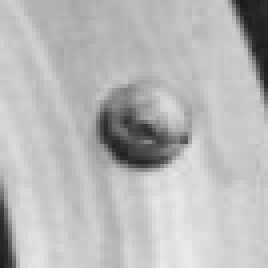
#> input picture assets/patches/p0002.png, 67 x 67 px, given as the content of the folder data/casting_512x512/casting_512x512/def_front, which was not available (shown 4 times larger)
$ python extract_patches.py
#> lines starting #> are read from the running program, lines starting #| are printed output that depends on the picture; after the words box and inside, x2 and y2 are one past the last pixel; in counts of white or black regions, pixels touching at a corner belong together; pictures that were not available may be replaced by others from this repository, and a replacement may not be noted
### src/geometry.py
"""Impeller geometry, anchored on the dark blade cavity (the most reliable feature).

rho = elliptical radius in units of the cavity's outer radius (handles camera tilt).
Ring positions were calibrated from the median radial profile of 150 OK parts.
"""
import cv2, numpy as np

ZONES = [  # name, rho_min, rho_max
    ("bore",         0.00, 0.38),
    ("hub",          0.38, 0.54),
    ("blade_cavity", 0.54, 1.00),
    ("sealing_lip",  1.00, 1.22),
    ("flange_face",  1.22, 1.68),
    ("rim",          1.68, 1.84),
]
ZONE_NAMES = [z[0] for z in ZONES]
ZONE_LABEL = {"bore": "Bore", "hub": "Hub", "blade_cavity": "Blade cavity",
              "sealing_lip": "Sealing lip", "flange_face": "Flange face", "rim": "Outer rim"}

def geometry(img):
    gray = img if img.ndim == 2 else cv2.cvtColor(img, cv2.COLOR_BGR2GRAY)
    h, w = gray.shape
    g = cv2.GaussianBlur(gray, (9, 9), 0)
    dark = (g < np.percentile(g, 12)).astype(np.uint8)
    dark = cv2.morphologyEx(dark, cv2.MORPH_CLOSE, np.ones((15, 15), np.uint8))
    cs, _ = cv2.findContours(dark, cv2.RETR_EXTERNAL, cv2.CHAIN_APPROX_NONE)
    def score(c):
        x, y, bw, bh = cv2.boundingRect(c)
        return cv2.contourArea(c) - 0.3 * ((x + bw / 2 - w / 2) ** 2 + (y + bh / 2 - h / 2) ** 2)
    c = max(cs, key=score)
    (cx, cy), (MA, ma), th = cv2.fitEllipse(c)
    return dict(cx=float(cx), cy=float(cy), a=float(MA / 2), b=float(ma / 2), theta=float(th))

def _uv(x, y, g):
    t = np.deg2rad(g["theta"]); dx, dy = x - g["cx"], y - g["cy"]
    return dx * np.cos(t) + dy * np.sin(t), -dx * np.sin(t) + dy * np.cos(t)

# [12 lines left out: functions rho_map, zone_mask, not called in this run]

def zone_of(x, y, g):
    u, v = _uv(x, y, g)
    rho = float(np.hypot(u / g["a"], v / g["b"]))
    for name, lo, hi in ZONES:
        if lo <= rho < hi: return name, rho
    return "background", rho

# [5 lines left out: function point_at, not called in this run]

def mm_per_px(g, impeller_od_mm=120.0):
    """Approximate scale: assume the impeller's outer diameter (rho 1.84) is ~120 mm."""
    return impeller_od_mm / (2 * 1.84 * (g["a"] + g["b"]) / 2)

### src/symmetry.py
"""Defect localisation by rotational symmetry.

An impeller is rotationally symmetric, so at any radius the surface should look the
same all the way round. Unwrap to polar coordinates (using the tilt ellipse), subtract a
local along-the-ring median, and what is left over is a candidate defect.
"""
import cv2, numpy as np
from scipy.ndimage import median_filter
from geometry import geometry, zone_of, ZONES

NR, NA, RHO_MAX = 380, 1440, 1.90

def polar_maps(g):
    rho = np.linspace(0, RHO_MAX, NR, dtype=np.float32)
    ang = np.linspace(0, 2 * np.pi, NA, endpoint=False, dtype=np.float32)
    R, A = np.meshgrid(rho, ang)               # shape (NA, NR)
    u, v = R * g["a"] * np.cos(A), R * g["b"] * np.sin(A)
    t = np.deg2rad(g["theta"])
    mx = (g["cx"] + u * np.cos(t) - v * np.sin(t)).astype(np.float32)
    my = (g["cy"] + u * np.sin(t) + v * np.cos(t)).astype(np.float32)
    return mx, my, rho, ang

def unwrap(gray, g):
    mx, my, rho, ang = polar_maps(g)
    pol = cv2.remap(gray.astype(np.float32), mx, my, cv2.INTER_LINEAR, borderValue=np.nan)
    return pol, rho, ang

def residual(gray, g):
    pol, rho, ang = unwrap(gray, g)
    pol = np.nan_to_num(pol, nan=float(np.nanmedian(pol)))
    # expected appearance: running median along the ring (handles slow lighting changes)
    exp = median_filter(pol, size=(121, 1), mode="wrap")
    res = pol - exp
    # robust per-radius noise level
    mad = np.median(np.abs(res - np.median(res, 0)), 0) * 1.4826 + 2.0
    return res / mad, pol, rho, ang

def candidates(img, rho_lo=1.0, rho_hi=1.86, z_thr=6.0, min_px=6):
    gray = img if img.ndim == 2 else cv2.cvtColor(img, cv2.COLOR_BGR2GRAY)
    g = geometry(gray)
    z, pol, rho, ang = residual(gray, g)
    band = (rho >= rho_lo) & (rho <= rho_hi)
    m = (np.abs(z) > z_thr) & band[None, :]
    m = cv2.morphologyEx(m.astype(np.uint8), cv2.MORPH_CLOSE, np.ones((5, 3), np.uint8))
    n, lab, st, ce = cv2.connectedComponentsWithStats(m)
    out = []
    for i in range(1, n):
        if st[i, 4] < min_px: continue
        ys, xs = np.where(lab == i)
        strength = float(np.abs(z[ys, xs]).max())
        ai, ri = ce[i][1], ce[i][0]
        r = float(np.interp(ri, np.arange(NR), rho)); a = float(np.degrees(np.interp(ai, np.arange(NA), ang)))
        t = np.deg2rad(g["theta"]); aa = np.deg2rad(a)
        u, v = r * g["a"] * np.cos(aa), r * g["b"] * np.sin(aa)
        x = g["cx"] + u * np.cos(t) - v * np.sin(t); y = g["cy"] + u * np.sin(t) + v * np.cos(t)
        # extent in pixels (approx): radial bins * px per bin, angular bins * arc length
        rad_px = st[i, 2] * RHO_MAX / NR * (g["a"] + g["b"]) / 2
        ang_px = st[i, 3] * 2 * np.pi / NA * r * (g["a"] + g["b"]) / 2
        out.append(dict(x=float(x), y=float(y), rho=r, angle=a, zone=zone_of(x, y, g)[0],
                        strength=strength, area=int(st[i, 4]), size_px=float(max(rad_px, ang_px)),
                        dark=bool(np.median(z[ys, xs]) < 0)))
    out.sort(key=lambda d: -d["strength"] * np.sqrt(d["area"]))
    return out, g

### src/extract_patches.py
"""Phase 0: build the real-defect patch library from def_front images.

Keeps compact, dark, high-contrast blobs found by the rotational-symmetry residual,
crops a square patch around each, and stores its local background so the generator
can transplant only the defect itself onto clean parts.
"""
import sys, os, json, glob, cv2, numpy as np
sys.path.insert(0, os.path.dirname(__file__))
from symmetry import candidates

BASE = 'data/casting_512x512/casting_512x512/'
OUT = 'assets/patches'

def compact(d):
    return 4 <= d['size_px'] <= 26 and d['dark'] and d['zone'] in ('flange_face', 'sealing_lip', 'rim') and d['strength'] > 9

def defect_mask(crop):
    """Mask of the defect inside a patch: pixels much darker than the patch's ring background."""
    g = cv2.GaussianBlur(crop, (3, 3), 0).astype(np.float32)
    bg = cv2.medianBlur(crop, 15).astype(np.float32)
    d = bg - g
    thr = max(18.0, np.percentile(d, 97) * 0.5)
    m = (d > thr).astype(np.uint8)
    n, lab, st, _ = cv2.connectedComponentsWithStats(m)
    if n <= 1: return None
    c = crop.shape[0] // 2
    best = min(range(1, n), key=lambda i: (lab[c-3:c+4, c-3:c+4] == i).sum() * -1000 + st[i, 4] * -1)
    m = (lab == best).astype(np.uint8)
    if m.sum() < 6: return None
    return cv2.dilate(m, np.ones((3, 3), np.uint8))

def main(limit=None):
    os.makedirs(OUT, exist_ok=True)
    paths = sorted(glob.glob(BASE + 'def_front/*'))[:limit]
    meta = []
    for p in paths:
        im = cv2.imread(p, 0)
#> im is the input picture: shape (67, 67); min 26, max 235, mean 184.4
        try: cands, g = candidates(im)
#> in geometry, `dark = (g < np.percentile(g, 12)).astype(np.uint8)`:
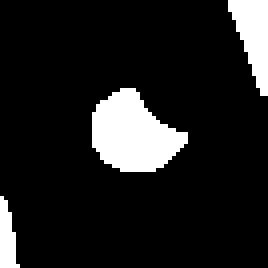
#> dark: shape (67, 67) (shown 4 times larger); values 0 (black) and 1 (white), 12% white; 3 white regions
#> in geometry, `cs, _ = cv2.findContours(dark, cv2.RETR_EXTERNAL, cv2.CHAIN_APPROX_NONE)`: cs = 3 contours; box (x1, y1, x2, y2) and area: (23, 22, 47, 43) 303, (57, 0, 67, 24) 115, (0, 49, 5, 67) 39
#> in score, `x, y, bw, bh = cv2.boundingRect(c)`: x = 0; y = 49; bw = 5; bh = 18
#> in geometry, `c = max(cs, key=score)`: c = contour of 60 points, box (x1, y1, x2, y2) (23, 22, 47, 43), area 303
#> in geometry, `(cx, cy), (MA, ma), th = cv2.fitEllipse(c)`: cx = 33.02; cy = 32.94; MA = 18.15; ma = 23.33; th = 119
#> in candidates, `g = geometry(gray)`: g = {'cx': 33.02, 'cy': 32.94, 'a': 9.08, 'b': 11.67, 'theta': 119}
#> in polar_maps, `u, v = R * g["a"] * np.cos(A), R * g["b"] * np.sin(A)`:
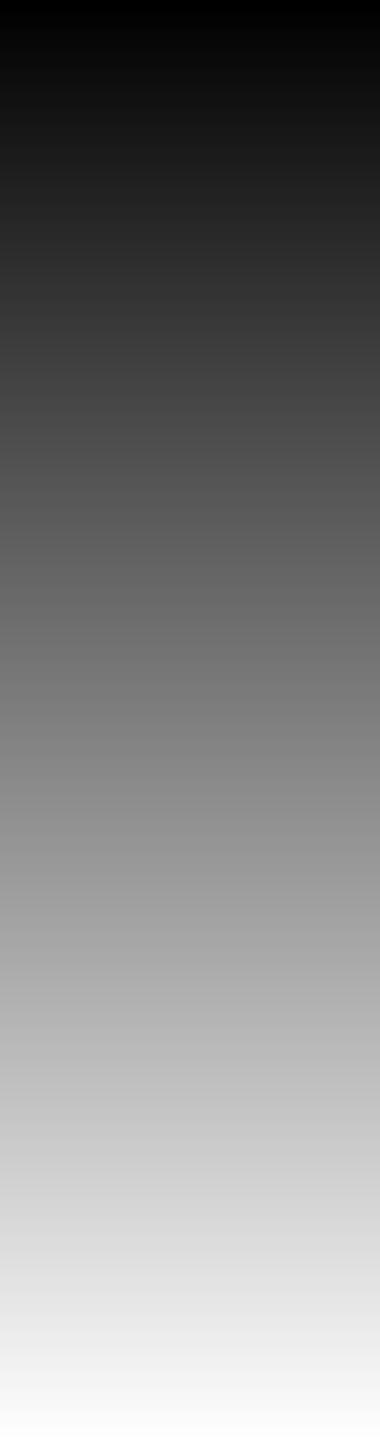
#> A: shape (1440, 380) float32; min 0, max 6.28, mean 3.14; drawn with min black and max white
#> in polar_maps, `t = np.deg2rad(g["theta"])`: t = 2.08
#> in polar_maps, `mx = (g["cx"] + u * np.cos(t) - v * np.sin(t)).astype(np.float32)`:
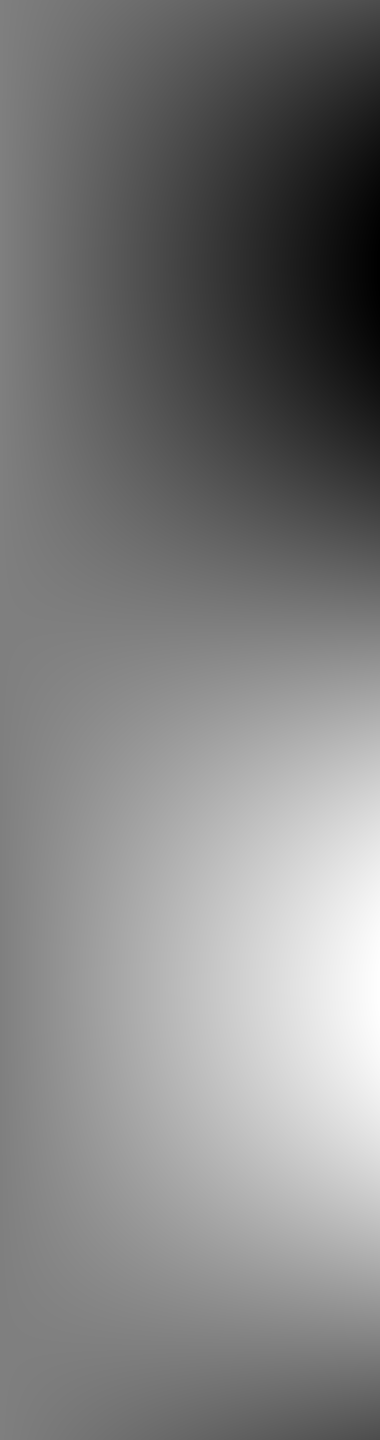
#> mx: shape (1440, 380) float32; min 11.91, max 54.14, mean 33; drawn with min black and max white
#> in polar_maps, `my = (g["cy"] + u * np.sin(t) + v * np.cos(t)).astype(np.float32)`:
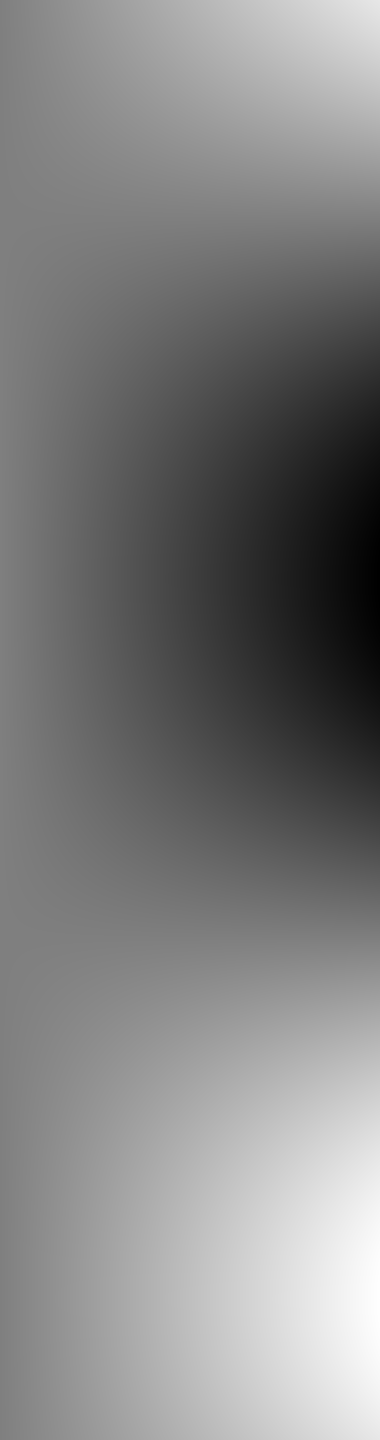
#> my: shape (1440, 380) float32; min 14.43, max 51.46, mean 32.9; drawn with min black and max white
#> in unwrap, `mx, my, rho, ang = polar_maps(g)`: rho = 380 values from 0 to 1.9; ang = 1440 values from 0 to 6.28
#> in unwrap, `pol = cv2.remap(gray.astype(np.float32), mx, my, cv2.INTER_LINEAR, bor..`:
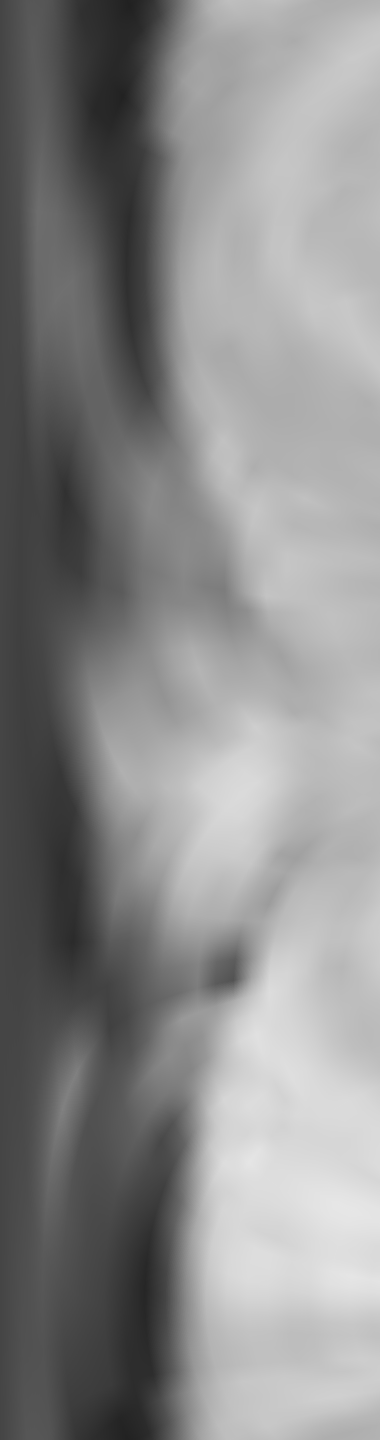
#> pol: shape (1440, 380) float32; min 33.12, max 231, mean 139.1
#> in residual, `pol, rho, ang = unwrap(gray, g)`: rho = 380 values from 0 to 1.9; ang = 1440 values from 0 to 6.28
#> in residual, `res = pol - exp`:
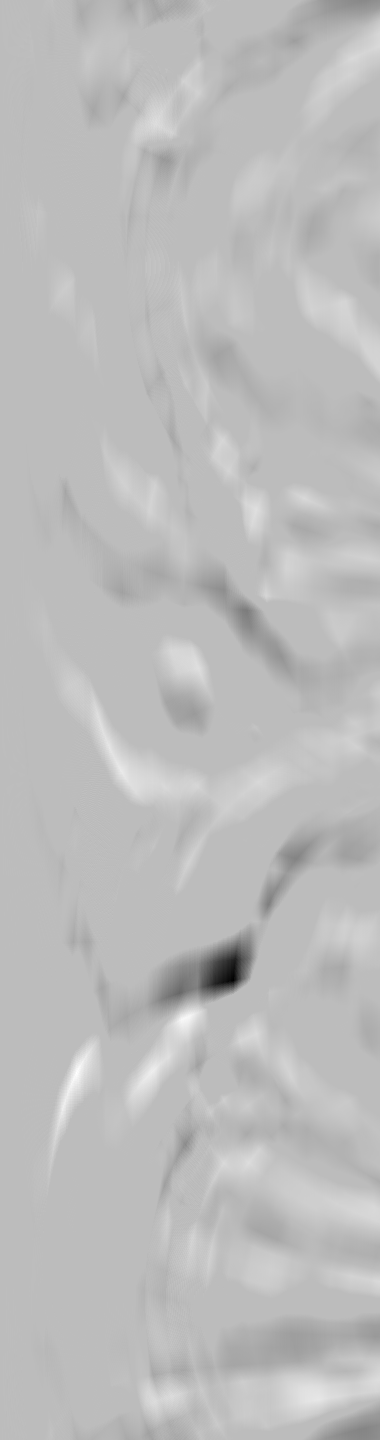
#> res: shape (1440, 380) float32; min -60.99, max 21.38, mean -0.2; drawn with min black and max white
#> in residual, `mad = np.median(np.abs(res - np.median(res, 0)), 0) * 1.4826 + 2.0`: mad = 380 values, max 5.16 at index 376, min 2 at index 0, mean 3.07
#> in candidates, `z, pol, rho, ang = residual(gray, g)`: rho = 380 values from 0 to 1.9; ang = 1440 values from 0 to 6.28
#> in candidates, `m = (np.abs(z) > z_thr) & band[None, :]`:
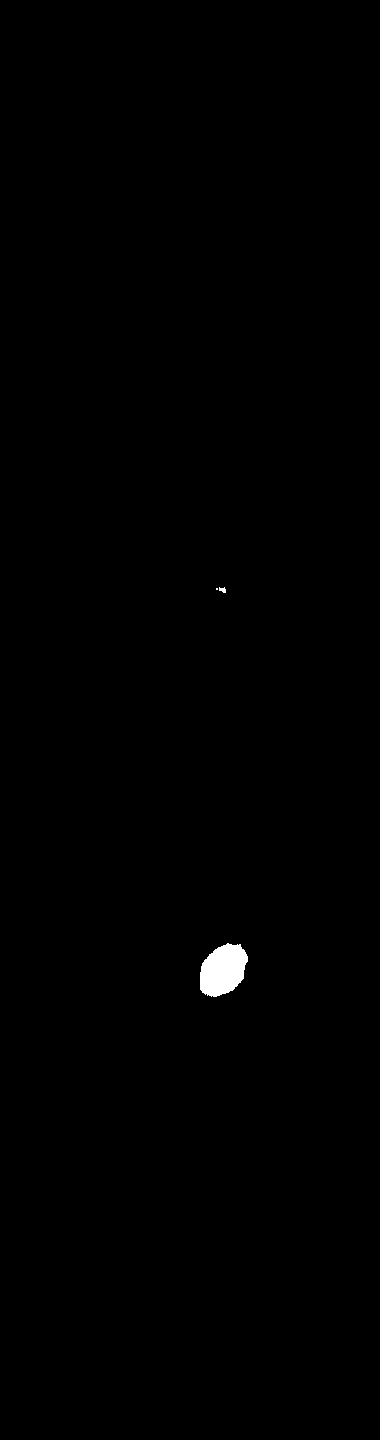
#> m: shape (1440, 380) bool; 0.35% white; 3 white regions (1 under 20 px), largest, box (x1, y1, x2, y2) and area: (200, 943, 248, 997) 1897, (219, 587, 226, 593) 29
#> in candidates, `m = cv2.morphologyEx(m.astype(np.uint8), cv2.MORPH_CLOSE, np.ones((5, ..`: m: shape (1440, 380); values 0 (black) and 1 (white), 0.35% white; 2 white regions, box (x1, y1, x2, y2) and area: (200, 943, 248, 997) 1901, (216, 587, 226, 593) 35
#> in candidates, `n, lab, st, ce = cv2.connectedComponentsWithStats(m)`: lab: shape (1440, 380) int32; 3 distinct labels, from 0 to 2
#> in candidates, `n, lab, st, ce = cv2.connectedComponentsWithStats(m)`: n = 3; st = [[0, 0, 380, 1440, 545264], [216, 587, 10, 6, 35], [200, 943, 48, 54, 1901]]; ce = [[189.4, 718.6], [221.4, 589.3], [222.7, 969.8]]
#> the loop in candidates, `for i in range(1, n):` made 2 passes
#> (strength, ai, ri, r, a, aa) on passes 1 to 2: (6.44, 589.3, 221.4, 1.11, 147.3, 2.57), (25.18, 969.8, 222.7, 1.12, 242.4, 4.23)
#> after the loop in candidates, `for i in range(1, n):`: out = 2 items
#> cands = 2 items
        except Exception: continue
        for d in [c for c in cands if compact(c)][:2]:
            half = int(max(14, d['size_px'] * 1.4))
            x, y = int(round(d['x'])), int(round(d['y']))
            if x - half < 0 or y - half < 0 or x + half >= im.shape[1] or y + half >= im.shape[0]: continue
            crop = im[y-half:y+half+1, x-half:x+half+1]
            m = defect_mask(crop)
            if m is None: continue
            pid = f"p{len(meta):04d}"
            cv2.imwrite(f"{OUT}/{pid}.png", crop); cv2.imwrite(f"{OUT}/{pid}_mask.png", m * 255)
            ys, xs = np.where(m)
            meta.append(dict(id=pid, src=os.path.basename(p), zone=d['zone'], rho=round(d['rho'], 3),
                             size_px=int(max(np.ptp(xs), np.ptp(ys)) + 1), strength=round(d['strength'], 1),
                             contrast=float(np.median(cv2.medianBlur(crop, 15)[m > 0]) - np.median(crop[m > 0]))))
#> this loop made 0 passes
#> after the loop, meta = []
    json.dump(meta, open(f"{OUT}/index.json", "w"), indent=1)
    print(len(meta), "patches from", len(paths), "images")
#| 0 patches from 1 images

if __name__ == "__main__":
    main(int(sys.argv[1]) if len(sys.argv) > 1 else None)

$ run again, on assets/patches/p0146.png
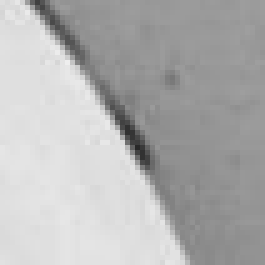
#> input picture assets/patches/p0146.png, 53 x 53 px, given as the content of the folder data/casting_512x512/casting_512x512/def_front, which was not available (shown 5 times larger)
#> in main, im is the input picture: shape (53, 53); min 40, max 238, mean 178.5
#> in geometry, `dark = cv2.morphologyEx(dark, cv2.MORPH_CLOSE, np.ones((15, 15), np.ui..`:
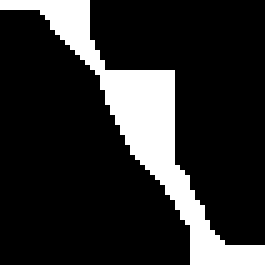
#> dark: shape (53, 53) (shown 5 times larger); values 0 (black) and 1 (white), 17.4% white; 1 white region
#> cs = 1 contour; box (x1, y1, x2, y2) and area: (0, 0, 53, 53) 408
#> in score, `x, y, bw, bh = cv2.boundingRect(c)`: x = 0; bw = 53
#> in geometry, `c = max(cs, key=score)`: c = contour of 162 points, box (x1, y1, x2, y2) (0, 0, 53, 53), area 408
#> cx = 27.67; cy = 25.25; MA = 19.95; ma = 65; th = 138.2
#> in candidates, `g = geometry(gray)`: g = {'cx': 27.67, 'cy': 25.25, 'a': 9.98, 'b': 32.5, 'theta': 138.2}
#> in polar_maps, `t = np.deg2rad(g["theta"])`: t = 2.41
#> in unwrap, `mx, my, rho, ang = polar_maps(g)`: rho = 380 values from 0 to 1.9; ang = 1440 values from 0 to 6.28
#> in residual, `pol, rho, ang = unwrap(gray, g)`: rho = 380 values from 0 to 1.9; ang = 1440 values from 0 to 6.28
#> mad = 380 values, max 3.74 at index 149, min 2 at index 0, mean 2.46
#> in candidates, `z, pol, rho, ang = residual(gray, g)`: rho = 380 values from 0 to 1.9; ang = 1440 values from 0 to 6.28
#> lab: shape (1440, 380) int32; 4 distinct labels, from 0 to 3
#> in candidates, `n, lab, st, ce = cv2.connectedComponentsWithStats(m)`: n = 4; st = [[0, 0, 380, 1440, 546253], [200, 367, 7, 53, 149], [201, 435, 1, 1, 1], [202, 690, 53, 20, 797]]; ce = [[189.4, 719.6], [201.7, 386.4], [201, 435], [228.5, 699.3]]
#> the loop in candidates, `for i in range(1, n):` made 3 passes
#> (strength, ai, ri, r, a, aa) on passes 1, 3: (24.54, 386.4, 201.7, 1.01, 96.61, 1.69), (12.77, 699.3, 228.5, 1.15, 174.8, 3.05)
#> after the loop in candidates, `for i in range(1, n):`: out = 2 items
#> the loop in main, `for d in [c for c in cands if compact(c)][:2]:` made 2 passes
#> (half, x, y, thr in defect_mask, n in defect_mask, c in defect_mask, best in defect_mask) on pass 1: (14, 34, 15, 19.9, 3, 14, 2)
#> pass 1, in defect_mask, `d = bg - g`:
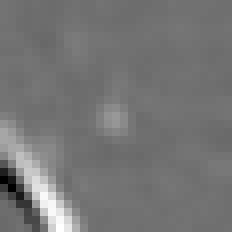
#> d: shape (29, 29) float32 (shown 8 times larger); min -64, max 80, mean 2.5; drawn with min black and max white
#> after the loop in main, `for d in [c for c in cands if compact(c)][:2]:`: meta = []
#| 0 patches from 1 images
